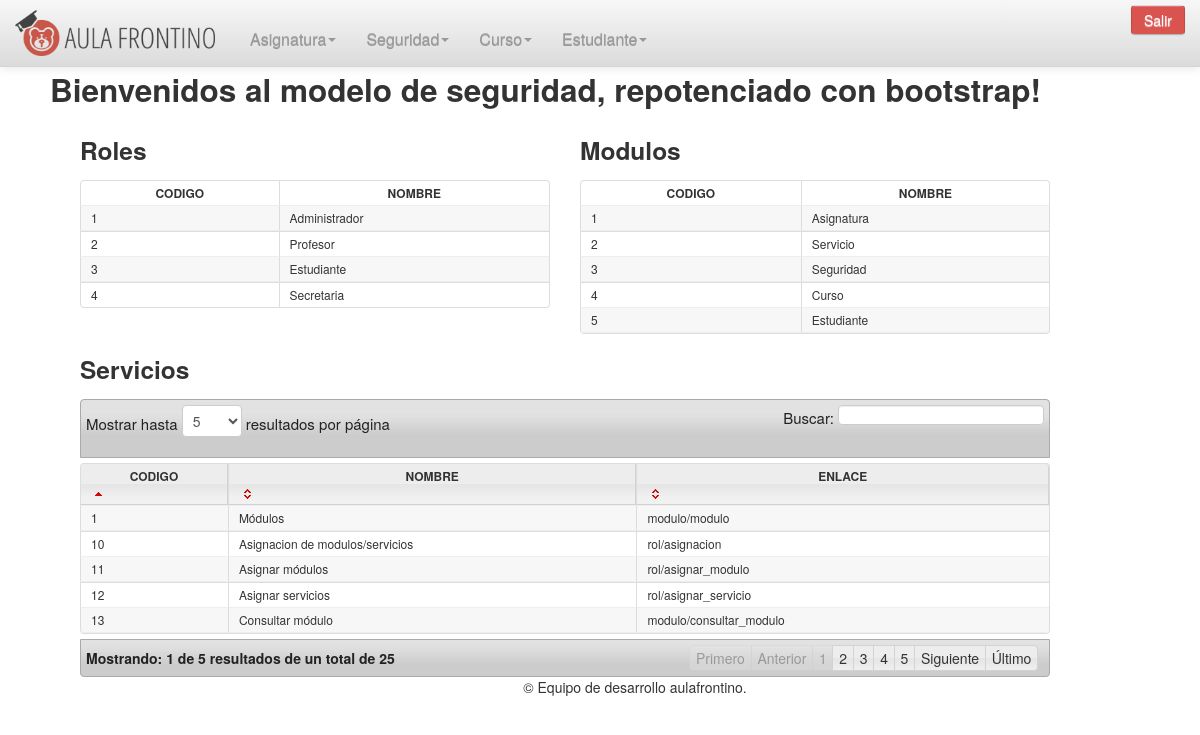
Page /vista/intranet.php (signed in) on the committed database.
### tables this page shows
CREATE TABLE IF NOT EXISTS `tmodulo` (
  `idtmodulo` int(11) NOT NULL AUTO_INCREMENT,
  `nombremod` varchar(45) NOT NULL,
  PRIMARY KEY (`idtmodulo`)
);

CREATE TABLE IF NOT EXISTS `trol` (
  `idtrol` int(11) NOT NULL AUTO_INCREMENT,
  `nombrerol` varchar(45) NOT NULL,
  PRIMARY KEY (`idtrol`)
);

CREATE TABLE IF NOT EXISTS `tservicio` (
  `idtservicio` int(11) NOT NULL AUTO_INCREMENT,
  `nombreser` varchar(45) NOT NULL,
  `enlaceser` varchar(40) NOT NULL,
  `visibleser` char(1) DEFAULT NULL,
  `tmodulo_idtmodulo` int(11) NOT NULL,
  PRIMARY KEY (`idtservicio`),
  KEY `fk_tservicio_tmodulo1_idx` (`tmodulo_idtmodulo`)
);

### nucleo/ModeloConect.php (called while the page is built, shortened)
<?php
class ModeloConect
{
	private $servidor='Localhost';
	private $usuario='root';
	private $clave='';
	private $con;
	protected function conectar()
	{
		$this->con=mysql_connect($this->servidor,$this->usuario,$this->clave);
	}
      protected function filtro($sql)
      {
      	 $lrTb=mysql_query($sql,$this->con) OR die(mysql_error());
      	 return $lrTb;
      }
      protected function proximo($result)
      {
      	 $laRow=mysql_fetch_array($result);
      	 return $laRow;
      }
}
?>

### clases/clase_rol.php (called while the page is built, shortened)
<?php
	require_once('../nucleo/ModeloConect.php');
	class clsRol extends ModeloConect
	{
		private $lcIdRol;
		function set_Rol($pcIdRol)
		{
			$this->lcIdRol=$pcIdRol;
		}
		function consultar_roles()
		{
			$cont=0;
			$sql="SELECT * FROM trol ";
			$pcsql=$this->filtro($sql);
			while($laRow=$this->proximo($pcsql))
			{
				$Fila[$cont][0]=$laRow['idtrol'];
				$Fila[$cont][1]=$laRow['nombrerol'];
				$cont++;
			}
			return $Fila;
		}
		function consultar_modulos()
		{
			$cont=0;
			$sql="SELECT idtmodulo,nombremod FROM tmodulo,trol_has_tmodulo WHERE trol_idtrol='$this->lcIdRol' AND tmodulo_idtmodulo=idtmodulo";
			$pcsql=$this->filtro($sql);
			while($laRow=$this->proximo($pcsql))
			{
				$Fila[$cont][0]=$laRow['idtmodulo'];
				$Fila[$cont][1]=$laRow['nombremod'];
				$cont++;
			}
			return $Fila;
		}
		function consultar_servicios($IdModulo)
		{
			$cont=0;
				$sql="SELECT idtservicio,nombreser,enlaceser,visibleser FROM trol_has_tservicio,tservicio WHERE trol_idtrol='$this->lcIdRol' AND tmodulo_idtmodulo='$IdModulo' AND tservicio_idtservicio=idtservicio ";
				$pcsql=$this->filtro($sql);
				while($laRow=$this->proximo($pcsql))
				{
					$Fila[$cont][0]=$laRow['idtservicio'];
					$Fila[$cont][1]=$laRow['nombreser'];
					$Fila[$cont][2]=$laRow['enlaceser'];
					$Fila[$cont][3]=$laRow['visibleser'];
					$cont++;
				}
			return $Fila;
		}
	}
?>

### clases/clase_modulo.php (called while the page is built, shortened)
<?php
	require_once('../nucleo/ModeloConect.php');
	class clsModulo extends ModeloConect
	{
		function consultar_modulos()
		{
			$cont=0;
				$sql="SELECT idtmodulo,nombremod FROM tmodulo ";
				$pcsql=$this->filtro($sql);
				while($laRow=$this->proximo($pcsql))
				{
					$Fila[$cont][0]=$laRow['idtmodulo'];
					$Fila[$cont][1]=$laRow['nombremod'];
					$cont++;
				}
			return $Fila;
		}
	}
?>

### clases/clase_servicio.php (called while the page is built, shortened)
<?php
	require_once('../nucleo/ModeloConect.php');
	class clsServicio extends ModeloConect
	{
		function consultar_servicios()
		{
			$cont=0;
				$sql="SELECT idtservicio,nombreser,enlaceser,nombremod,visibleser FROM tservicio,tmodulo WHERE tservicio.tmodulo_idtmodulo=tmodulo.idtmodulo ";
				$pcsql=$this->filtro($sql);
				while($laRow=$this->proximo($pcsql))
				{
					$Fila[$cont][0]=$laRow['idtservicio'];
					$Fila[$cont][1]=$laRow['nombreser'];
					$Fila[$cont][2]=$laRow['enlaceser'];
					$Fila[$cont][3]=$laRow['nombremod'];
					$Fila[$cont][4]=$laRow['visibleser'];
					$cont++;
				}
			return $Fila;
		}
	}
?>

### vista/panel_inicio.php (the view)
<h2>Bienvenidos al modelo de seguridad, repotenciado con bootstrap!</h2>
    <div class="col-lg-5 span5 pull-left">
            <h3>Roles</h3>
            <table class="table table-striped table-hover table-bordered bootstrap-datatable datatable dataTable">
                <thead>
                    <th>Codigo</th><th>Nombre</th>
                </thead>
                <tbody>
                <?php
                    $laRol=$lobjRol->consultar_roles();
                    for($i=0;$i<count($laRol);$i++)
                    {
                        echo '<tr>';
                        echo '<td>'.$laRol[$i][0].'</td>';
                        echo '<td>'.$laRol[$i][1].'</td>';
                        echo '</tr>';
                    }
                ?>
                </tbody>
            </table>
        </div>
        <div class="col-lg-5 span5 pull-left">
            <h3>Modulos</h3>
            <table class="table table-striped table-hover table-bordered bootstrap-datatable datatable dataTable">
                <thead>
                    <th>Codigo</th><th>Nombre</th>
                </thead>
                <tbody>
                <?php
                    require_once('../clases/clase_modulo.php');
                    $lobjModulo=new clsModulo;
                    $laModulos=$lobjModulo->consultar_modulos();
                    for($i=0;$i<count($laModulos);$i++)
                    {
                        echo '<tr>';
                        echo '<td>'.$laModulos[$i][0].'</td>';
                        echo '<td>'.$laModulos[$i][1].'</td>';
                        echo '</tr>';
                    }
                ?>
                </tbody>
            </table>
        </div>
        <div class="col-lg-10 span10">
            <h3>Servicios</h3>
            <table class="table table-striped table-hover table-bordered bootstrap-datatable datatable dataTable" id="filtro">
                <thead>
                    <th>Codigo</th><th>Nombre</th><th>Enlace</th>
                </thead>
                <tbody>
                <?php
                    require_once('../clases/clase_servicio.php');
                    $lobjServicio=new clsServicio;
                    $laServicios=$lobjServicio->consultar_servicios();
                    for($i=0;$i<count($laServicios);$i++)
                    {
                        echo '<tr>';
                        echo '<td>'.$laServicios[$i][0].'</td>';
                        echo '<td>'.$laServicios[$i][1].'</td>';
                        echo '<td>'.$laServicios[$i][2].'</td>';
                        echo '</tr>';
                    }
                ?>
                </tbody>
            </table>
        </div>

### vista/intranet.php (shortened to what this page needs)
<?php
    $vista=(isset($_GET['vista']))?$_GET['vista']:"";
    require_once('../clases/clase_rol.php');
    $lobjRol=new clsRol;
    $menu='';
    $lobjRol->set_Rol($_SESSION['idrol']);
    $laModulos=$lobjRol->consultar_modulos();
    for($i=0;$i<count($laModulos);$i++)
    {
        $menu.='<li class="dropdown">';
        $menu.='<a href="#" class="dropdown-toggle" data-toggle="dropdown">'.$laModulos[$i][1].'<b class="caret"></b></a>';
        $menu.='<ul class="dropdown-menu">';
        $laServicios=$lobjRol->consultar_servicios($laModulos[$i][0]);
        for ($j=0; $j <count($laServicios) ; $j++)
        {
            if($laServicios[$j][3])
            {
                $menu.='<li><a href="?vista='.$laServicios[$j][2].'">'.$laServicios[$j][1].'</a></li>';
            }
        }
        $menu.='</ul>';
        $menu.='</li>';
    }
?>
<!DOCTYPE html>
<html lang="es" class="no-js">
    <head>
        <link rel="stylesheet" href="../bootstrap/css/bootstrap.css">
        <link rel="stylesheet" href="../bootstrap/css/bootstrap-responsive.min.css">
        <link rel="stylesheet" href="../bootstrap/css/main.css">
        <link href="../bootstrap/datepicker/css/datepicker.css" rel="stylesheet" type="text/css" />
        <link href="../libreria/css/datatable/jquery-ui-1.8.4.custom.css" rel="stylesheet" type="text/css" />
        <link href="../libreria/css/formularios.css" rel="stylesheet" type="text/css" />
        <link href="../bootstrap/font-awesome-4.2.0/css/font-awesome.min.css" rel="stylesheet">
    </head>
    <body>
        <header class="navbar navbar-inverse navbar-fixed-top">
            <div class="navbar-inner">
                <div class="container">
                    <a class="brand" href="intranet.php"><img src="../bootstrap/img/logo_af.png" width="200px" height="50px"></a>
                    <div class="nav-collapse collapse">
                        <ul class="nav">
                            <?php
                                echo $menu;
                            ?>
                        </ul>
                    </div>
                     <form class="navbar-form pull-right" name="form_intranet" action="../controlador/control_acceso.php" method="POST">
                            <input type="submit" name="salir" class="btn" value="Salir">
                        </form>
                </div>
            </div>
        </header>
        <section class="container-fluid">
            <div class="span12" style="display:block;">
                <?php
                     if(file_exists($vista.'.php'))
                {
                        include($vista.'.php');
                }
                else
                {
                    include_once("panel_inicio.php");
                }
                ?>
            </div>
            <footer style="text-align:center;" class="col-lg-12 span12 pull-left" >
                <p >&copy; Equipo de desarrollo aulafrontino.</p>
            </footer>
        </section>
    </body>
</html>

### libreria/css/formularios.css (style rules this page uses)
.table { width: 100%; margin-bottom: 1px; font-size: 12px; cursor: default; }
.table th, .table td { padding: 2px 10px; text-align: left; vertical-align: top; }
.table th { color: #333; font-weight: bold; }
.table th { font-weight: bold; text-transform: uppercase; text-align: center; }
.table thead th { vertical-align: bottom; }
.table caption + thead tr:first-child th, .table caption + thead tr:first-child td, .table colgroup + thead tr:first-child th, .table colgroup + thead tr:first-child td, .table thead:first-child tr:first-child th, .table thead:first-child tr:first-child td { border-top: 0; }
.table tbody { width: 100%; }
.table-bordered { border: 1px solid #dddddd; border-collapse: separate; *border-collapse: collapsed; border-left: 0; -webkit-border-radius: 4px; -moz-border-radius: 4px; border-radius: 4px; margin: 5px auto; }
.table-bordered th, .table-bordered td { border-left: 1px solid #dddddd; }
.table-bordered caption + thead tr:first-child th, .table-bordered caption + tbody tr:first-child th, .table-bordered caption + tbody tr:first-child td, .table-bordered colgroup + thead tr:first-child th, .table-bordered colgroup + tbody tr:first-child th, .table-bordered colgroup + tbody tr:first-child td, .table-bordered thead:first-child tr:first-child th, .table-bordered tbody:first-child tr:first-child th, .table-bordered tbody:first-child tr:first-child td { border-top: 0; }
.table-bordered thead:first-child tr:first-child th:first-child, .table-bordered tbody:first-child tr:first-child td:first-child { -webkit-border-top-left-radius: 4px; border-top-left-radius: 4px; -moz-border-radius-topleft: 4px; }
.table-bordered thead:first-child tr:first-child th:last-child, .table-bordered tbody:first-child tr:first-child td:last-child { -webkit-border-top-right-radius: 4px; border-top-right-radius: 4px; -moz-border-radius-topright: 4px; }
.table-bordered thead:last-child tr:last-child th:first-child, .table-bordered tbody:last-child tr:last-child td:first-child { -webkit-border-radius: 0 0 0 4px; -moz-border-radius: 0 0 0 4px; border-radius: 0 0 0 4px; -webkit-border-bottom-left-radius: 4px; border-bottom-left-radius: 4px; -moz-border-radius-bottomleft: 4px; }
.table-bordered thead:last-child tr:last-child th:last-child, .table-bordered tbody:last-child tr:last-child td:last-child { -webkit-border-bottom-right-radius: 4px; border-bottom-right-radius: 4px; -moz-border-radius-bottomright: 4px; }
.table-striped tbody tr:nth-child(odd) td, .table-striped tbody tr:nth-child(odd) th { background-color: #f7f7f7; border-top: solid 1px #eee; border-bottom: solid 1px #eee; }

### vista/intranet.php (style rules this page uses)
body { padding-top: 60px; padding-bottom: 40px; }

### rows in the picture
tmodulo: nombremod "Asignatura"
tmodulo: nombremod "Seguridad", idtmodulo "3"
tmodulo: nombremod "Curso", idtmodulo "4"
tmodulo: nombremod "Estudiante", idtmodulo "5"
trol: idtrol "1", nombrerol "Administrador"
trol: idtrol "2", nombrerol "Profesor"
trol: idtrol "3", nombrerol "Estudiante"
trol: idtrol "4", nombrerol "Secretaria"
tmodulo: idtmodulo "2", nombremod "Servicio"
tservicio: idtservicio "1", nombreser "Módulos", enlaceser "modulo/modulo"
tservicio: idtservicio "10", nombreser "Asignacion de modulos/servicios", enlaceser "rol/asignacion"
tservicio: idtservicio "11", nombreser "Asignar módulos", enlaceser "rol/asignar_modulo"
tservicio: idtservicio "12", nombreser "Asignar servicios", enlaceser "rol/asignar_servicio"
tservicio: idtservicio "13", nombreser "Consultar módulo", enlaceser "modulo/consultar_modulo"

### other values in the picture
$laModulos[$i][0] "1"
$laModulos[$i][1] "Asignatura"
